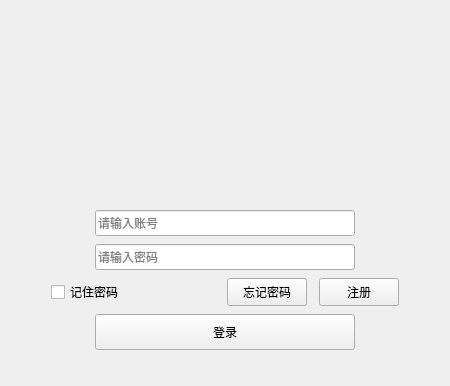
<?xml version="1.0" encoding="UTF-8"?>
<ui version="4.0">
 <class>UserLogin</class>
 <widget class="QWidget" name="UserLogin">
  <property name="geometry">
   <rect>
    <x>0</x>
    <y>0</y>
    <width>450</width>
    <height>386</height>
   </rect>
  </property>
  <property name="sizePolicy">
   <sizepolicy hsizetype="Fixed" vsizetype="Fixed">
    <horstretch>0</horstretch>
    <verstretch>0</verstretch>
   </sizepolicy>
  </property>
  <property name="minimumSize">
   <size>
    <width>450</width>
    <height>386</height>
   </size>
  </property>
  <property name="maximumSize">
   <size>
    <width>450</width>
    <height>386</height>
   </size>
  </property>
  <property name="windowTitle">
   <string>UserLogin</string>
  </property>
  <layout class="QHBoxLayout" name="horizontalLayout_5">
   <property name="spacing">
    <number>0</number>
   </property>
   <property name="leftMargin">
    <number>8</number>
   </property>
   <property name="topMargin">
    <number>8</number>
   </property>
   <property name="rightMargin">
    <number>8</number>
   </property>
   <property name="bottomMargin">
    <number>8</number>
   </property>
   <item>
    <widget class="QWidget" name="widget" native="true">
     <property name="sizePolicy">
      <sizepolicy hsizetype="Fixed" vsizetype="Fixed">
       <horstretch>0</horstretch>
       <verstretch>0</verstretch>
      </sizepolicy>
     </property>
     <property name="minimumSize">
      <size>
       <width>434</width>
       <height>370</height>
      </size>
     </property>
     <property name="maximumSize">
      <size>
       <width>434</width>
       <height>370</height>
      </size>
     </property>
     <layout class="QVBoxLayout" name="verticalLayout_3">
      <property name="spacing">
       <number>0</number>
      </property>
      <property name="leftMargin">
       <number>0</number>
      </property>
      <property name="topMargin">
       <number>0</number>
      </property>
      <property name="rightMargin">
       <number>0</number>
      </property>
      <property name="bottomMargin">
       <number>0</number>
      </property>
      <item>
       <widget class="QWidget" name="titleWidget" native="true">
        <property name="sizePolicy">
         <sizepolicy hsizetype="Fixed" vsizetype="Fixed">
          <horstretch>0</horstretch>
          <verstretch>0</verstretch>
         </sizepolicy>
        </property>
        <property name="minimumSize">
         <size>
          <width>434</width>
          <height>158</height>
         </size>
        </property>
        <property name="maximumSize">
         <size>
          <width>434</width>
          <height>158</height>
         </size>
        </property>
        <property name="titleskin" stdset="0">
         <bool>true</bool>
        </property>
        <widget class="QLabel" name="backLabel">
         <property name="geometry">
          <rect>
           <x>0</x>
           <y>0</y>
           <width>434</width>
           <height>158</height>
          </rect>
         </property>
         <property name="sizePolicy">
          <sizepolicy hsizetype="Fixed" vsizetype="Fixed">
           <horstretch>0</horstretch>
           <verstretch>0</verstretch>
          </sizepolicy>
         </property>
         <property name="minimumSize">
          <size>
           <width>434</width>
           <height>158</height>
          </size>
         </property>
         <property name="maximumSize">
          <size>
           <width>434</width>
           <height>158</height>
          </size>
         </property>
         <property name="text">
          <string/>
         </property>
        </widget>
       </widget>
      </item>
      <item>
       <widget class="QWidget" name="bodyWidget" native="true">
        <property name="sizePolicy">
         <sizepolicy hsizetype="Expanding" vsizetype="Expanding">
          <horstretch>0</horstretch>
          <verstretch>0</verstretch>
         </sizepolicy>
        </property>
        <property name="minimumSize">
         <size>
          <width>434</width>
          <height>212</height>
         </size>
        </property>
        <property name="maximumSize">
         <size>
          <width>434</width>
          <height>212</height>
         </size>
        </property>
        <property name="bottomskin" stdset="0">
         <bool>true</bool>
        </property>
        <layout class="QVBoxLayout" name="verticalLayout">
         <property name="spacing">
          <number>0</number>
         </property>
         <property name="leftMargin">
          <number>0</number>
         </property>
         <property name="topMargin">
          <number>36</number>
         </property>
         <property name="rightMargin">
          <number>0</number>
         </property>
         <property name="bottomMargin">
          <number>20</number>
         </property>
         <item>
          <layout class="QHBoxLayout" name="horizontalLayout">
           <item>
            <spacer name="horizontalSpacer">
             <property name="orientation">
              <enum>Qt::Horizontal</enum>
             </property>
             <property name="sizeHint" stdset="0">
              <size>
               <width>40</width>
               <height>20</height>
              </size>
             </property>
            </spacer>
           </item>
           <item>
            <widget class="QLineEdit" name="editUserAccount">
             <property name="minimumSize">
              <size>
               <width>260</width>
               <height>26</height>
              </size>
             </property>
             <property name="maximumSize">
              <size>
               <width>260</width>
               <height>26</height>
              </size>
             </property>
             <property name="maxLength">
              <number>33</number>
             </property>
             <property name="placeholderText">
              <string>请输入账号</string>
             </property>
            </widget>
           </item>
           <item>
            <spacer name="horizontalSpacer_2">
             <property name="orientation">
              <enum>Qt::Horizontal</enum>
             </property>
             <property name="sizeHint" stdset="0">
              <size>
               <width>40</width>
               <height>20</height>
              </size>
             </property>
            </spacer>
           </item>
          </layout>
         </item>
         <item>
          <layout class="QHBoxLayout" name="horizontalLayout_2">
           <item>
            <spacer name="horizontalSpacer_3">
             <property name="orientation">
              <enum>Qt::Horizontal</enum>
             </property>
             <property name="sizeHint" stdset="0">
              <size>
               <width>40</width>
               <height>20</height>
              </size>
             </property>
            </spacer>
           </item>
           <item>
            <widget class="QLineEdit" name="editPassword">
             <property name="minimumSize">
              <size>
               <width>260</width>
               <height>26</height>
              </size>
             </property>
             <property name="maximumSize">
              <size>
               <width>260</width>
               <height>26</height>
              </size>
             </property>
             <property name="maxLength">
              <number>33</number>
             </property>
             <property name="echoMode">
              <enum>QLineEdit::Password</enum>
             </property>
             <property name="placeholderText">
              <string>请输入密码</string>
             </property>
            </widget>
           </item>
           <item>
            <spacer name="horizontalSpacer_4">
             <property name="orientation">
              <enum>Qt::Horizontal</enum>
             </property>
             <property name="sizeHint" stdset="0">
              <size>
               <width>40</width>
               <height>20</height>
              </size>
             </property>
            </spacer>
           </item>
          </layout>
         </item>
         <item>
          <layout class="QHBoxLayout" name="horizontalLayout_3">
           <property name="spacing">
            <number>12</number>
           </property>
           <item>
            <spacer name="horizontalSpacer_5">
             <property name="orientation">
              <enum>Qt::Horizontal</enum>
             </property>
             <property name="sizeHint" stdset="0">
              <size>
               <width>18</width>
               <height>20</height>
              </size>
             </property>
            </spacer>
           </item>
           <item>
            <widget class="QCheckBox" name="checkBox">
             <property name="sizePolicy">
              <sizepolicy hsizetype="Fixed" vsizetype="Fixed">
               <horstretch>0</horstretch>
               <verstretch>0</verstretch>
              </sizepolicy>
             </property>
             <property name="minimumSize">
              <size>
               <width>164</width>
               <height>28</height>
              </size>
             </property>
             <property name="maximumSize">
              <size>
               <width>164</width>
               <height>28</height>
              </size>
             </property>
             <property name="text">
              <string>记住密码</string>
             </property>
            </widget>
           </item>
           <item>
            <widget class="QPushButton" name="forgetWordbtn">
             <property name="sizePolicy">
              <sizepolicy hsizetype="Fixed" vsizetype="Fixed">
               <horstretch>0</horstretch>
               <verstretch>0</verstretch>
              </sizepolicy>
             </property>
             <property name="minimumSize">
              <size>
               <width>0</width>
               <height>28</height>
              </size>
             </property>
             <property name="maximumSize">
              <size>
               <width>16777215</width>
               <height>28</height>
              </size>
             </property>
             <property name="text">
              <string>忘记密码</string>
             </property>
            </widget>
           </item>
           <item>
            <widget class="QPushButton" name="registBtn">
             <property name="sizePolicy">
              <sizepolicy hsizetype="Fixed" vsizetype="Fixed">
               <horstretch>0</horstretch>
               <verstretch>0</verstretch>
              </sizepolicy>
             </property>
             <property name="minimumSize">
              <size>
               <width>0</width>
               <height>28</height>
              </size>
             </property>
             <property name="maximumSize">
              <size>
               <width>16777215</width>
               <height>28</height>
              </size>
             </property>
             <property name="text">
              <string>注册</string>
             </property>
            </widget>
           </item>
           <item>
            <spacer name="horizontalSpacer_6">
             <property name="orientation">
              <enum>Qt::Horizontal</enum>
             </property>
             <property name="sizeHint" stdset="0">
              <size>
               <width>18</width>
               <height>20</height>
              </size>
             </property>
            </spacer>
           </item>
          </layout>
         </item>
         <item>
          <layout class="QHBoxLayout" name="horizontalLayout_4">
           <item>
            <spacer name="horizontalSpacer_7">
             <property name="orientation">
              <enum>Qt::Horizontal</enum>
             </property>
             <property name="sizeHint" stdset="0">
              <size>
               <width>40</width>
               <height>20</height>
              </size>
             </property>
            </spacer>
           </item>
           <item>
            <widget class="QPushButton" name="loginBtn">
             <property name="sizePolicy">
              <sizepolicy hsizetype="Fixed" vsizetype="Fixed">
               <horstretch>0</horstretch>
               <verstretch>0</verstretch>
              </sizepolicy>
             </property>
             <property name="minimumSize">
              <size>
               <width>260</width>
               <height>36</height>
              </size>
             </property>
             <property name="maximumSize">
              <size>
               <width>260</width>
               <height>36</height>
              </size>
             </property>
             <property name="text">
              <string>登录</string>
             </property>
            </widget>
           </item>
           <item>
            <spacer name="horizontalSpacer_8">
             <property name="orientation">
              <enum>Qt::Horizontal</enum>
             </property>
             <property name="sizeHint" stdset="0">
              <size>
               <width>18</width>
               <height>20</height>
              </size>
             </property>
            </spacer>
           </item>
          </layout>
         </item>
        </layout>
       </widget>
      </item>
     </layout>
    </widget>
   </item>
  </layout>
 </widget>
 <layoutdefault spacing="6" margin="11"/>
 <resources/>
 <connections/>
</ui>
